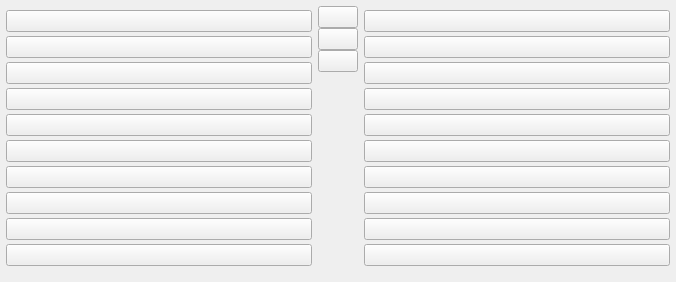
<?xml version="1.0" encoding="UTF-8"?>
<ui version="4.0">
 <class>FileList</class>
 <widget class="QWidget" name="FileList">
  <property name="geometry">
   <rect>
    <x>0</x>
    <y>0</y>
    <width>676</width>
    <height>282</height>
   </rect>
  </property>
  <property name="sizePolicy">
   <sizepolicy hsizetype="Preferred" vsizetype="Maximum">
    <horstretch>0</horstretch>
    <verstretch>0</verstretch>
   </sizepolicy>
  </property>
  <property name="windowTitle">
   <string>Form</string>
  </property>
  <property name="styleSheet">
   <string notr="true"/>
  </property>
  <layout class="QHBoxLayout" name="horizontalLayout">
   <property name="spacing">
    <number>6</number>
   </property>
   <property name="leftMargin">
    <number>6</number>
   </property>
   <property name="topMargin">
    <number>6</number>
   </property>
   <property name="rightMargin">
    <number>6</number>
   </property>
   <property name="bottomMargin">
    <number>6</number>
   </property>
   <item>
    <widget class="QWidget" name="wflrecent" native="true">
     <layout class="QVBoxLayout" name="verticalLayout_2">
      <property name="spacing">
       <number>0</number>
      </property>
      <property name="leftMargin">
       <number>0</number>
      </property>
      <property name="topMargin">
       <number>0</number>
      </property>
      <property name="rightMargin">
       <number>0</number>
      </property>
      <property name="bottomMargin">
       <number>0</number>
      </property>
      <item>
       <widget class="FileButton" name="wflrb0">
        <property name="text">
         <string/>
        </property>
        <property name="checkable">
         <bool>true</bool>
        </property>
       </widget>
      </item>
      <item>
       <widget class="FileButton" name="wflrb1">
        <property name="text">
         <string/>
        </property>
        <property name="checkable">
         <bool>true</bool>
        </property>
       </widget>
      </item>
      <item>
       <widget class="FileButton" name="wflrb2">
        <property name="text">
         <string/>
        </property>
        <property name="checkable">
         <bool>true</bool>
        </property>
       </widget>
      </item>
      <item>
       <widget class="FileButton" name="wflrb3">
        <property name="text">
         <string/>
        </property>
        <property name="checkable">
         <bool>true</bool>
        </property>
       </widget>
      </item>
      <item>
       <widget class="FileButton" name="wflrb4">
        <property name="text">
         <string/>
        </property>
        <property name="checkable">
         <bool>true</bool>
        </property>
       </widget>
      </item>
      <item>
       <widget class="FileButton" name="wflrb5">
        <property name="text">
         <string/>
        </property>
        <property name="checkable">
         <bool>true</bool>
        </property>
       </widget>
      </item>
      <item>
       <widget class="FileButton" name="wflrb6">
        <property name="text">
         <string/>
        </property>
        <property name="checkable">
         <bool>true</bool>
        </property>
       </widget>
      </item>
      <item>
       <widget class="FileButton" name="wflrb7">
        <property name="text">
         <string/>
        </property>
        <property name="checkable">
         <bool>true</bool>
        </property>
       </widget>
      </item>
      <item>
       <widget class="FileButton" name="wflrb8">
        <property name="text">
         <string/>
        </property>
        <property name="checkable">
         <bool>true</bool>
        </property>
       </widget>
      </item>
      <item>
       <widget class="FileButton" name="wflrb9">
        <property name="text">
         <string/>
        </property>
        <property name="checkable">
         <bool>true</bool>
        </property>
       </widget>
      </item>
     </layout>
    </widget>
   </item>
   <item>
    <widget class="QWidget" name="wflactions" native="true">
     <property name="sizePolicy">
      <sizepolicy hsizetype="Maximum" vsizetype="Preferred">
       <horstretch>0</horstretch>
       <verstretch>0</verstretch>
      </sizepolicy>
     </property>
     <layout class="QVBoxLayout" name="verticalLayout">
      <property name="spacing">
       <number>0</number>
      </property>
      <property name="leftMargin">
       <number>0</number>
      </property>
      <property name="topMargin">
       <number>0</number>
      </property>
      <property name="rightMargin">
       <number>0</number>
      </property>
      <property name="bottomMargin">
       <number>0</number>
      </property>
      <item>
       <widget class="HoverButton" name="wflab_file_view">
        <property name="sizePolicy">
         <sizepolicy hsizetype="Maximum" vsizetype="Fixed">
          <horstretch>0</horstretch>
          <verstretch>0</verstretch>
         </sizepolicy>
        </property>
        <property name="text">
         <string/>
        </property>
        <property name="icon">
         <iconset resource="../images.qrc">
          <normaloff>:/images/rc/document-preview.png</normaloff>:/images/rc/document-preview.png</iconset>
        </property>
       </widget>
      </item>
      <item>
       <widget class="HoverButton" name="wflab_file_edit">
        <property name="sizePolicy">
         <sizepolicy hsizetype="Maximum" vsizetype="Fixed">
          <horstretch>0</horstretch>
          <verstretch>0</verstretch>
         </sizepolicy>
        </property>
        <property name="text">
         <string/>
        </property>
        <property name="icon">
         <iconset resource="../images.qrc">
          <normaloff>:/images/rc/text-editor.png</normaloff>:/images/rc/text-editor.png</iconset>
        </property>
       </widget>
      </item>
      <item>
       <widget class="HoverButton" name="wflab_file_copy">
        <property name="sizePolicy">
         <sizepolicy hsizetype="Maximum" vsizetype="Fixed">
          <horstretch>0</horstretch>
          <verstretch>0</verstretch>
         </sizepolicy>
        </property>
        <property name="text">
         <string/>
        </property>
        <property name="icon">
         <iconset resource="../images.qrc">
          <normaloff>:/images/rc/editcopy.png</normaloff>:/images/rc/editcopy.png</iconset>
        </property>
       </widget>
      </item>
      <item>
       <spacer name="verticalSpacer">
        <property name="orientation">
         <enum>Qt::Vertical</enum>
        </property>
        <property name="sizeType">
         <enum>QSizePolicy::Expanding</enum>
        </property>
        <property name="sizeHint" stdset="0">
         <size>
          <width>20</width>
          <height>40</height>
         </size>
        </property>
       </spacer>
      </item>
     </layout>
    </widget>
   </item>
   <item>
    <widget class="QWidget" name="wflrpopular" native="true">
     <layout class="QVBoxLayout" name="verticalLayout_3">
      <property name="spacing">
       <number>0</number>
      </property>
      <property name="leftMargin">
       <number>0</number>
      </property>
      <property name="topMargin">
       <number>0</number>
      </property>
      <property name="rightMargin">
       <number>0</number>
      </property>
      <property name="bottomMargin">
       <number>0</number>
      </property>
      <item>
       <widget class="FileButton" name="wflpb0">
        <property name="text">
         <string/>
        </property>
        <property name="checkable">
         <bool>true</bool>
        </property>
       </widget>
      </item>
      <item>
       <widget class="FileButton" name="wflpb1">
        <property name="text">
         <string/>
        </property>
        <property name="checkable">
         <bool>true</bool>
        </property>
       </widget>
      </item>
      <item>
       <widget class="FileButton" name="wflpb2">
        <property name="text">
         <string/>
        </property>
        <property name="checkable">
         <bool>true</bool>
        </property>
       </widget>
      </item>
      <item>
       <widget class="FileButton" name="wflpb3">
        <property name="text">
         <string/>
        </property>
        <property name="checkable">
         <bool>true</bool>
        </property>
       </widget>
      </item>
      <item>
       <widget class="FileButton" name="wflpb4">
        <property name="text">
         <string/>
        </property>
        <property name="checkable">
         <bool>true</bool>
        </property>
       </widget>
      </item>
      <item>
       <widget class="FileButton" name="wflpb5">
        <property name="text">
         <string/>
        </property>
        <property name="checkable">
         <bool>true</bool>
        </property>
       </widget>
      </item>
      <item>
       <widget class="FileButton" name="wflpb6">
        <property name="text">
         <string/>
        </property>
        <property name="checkable">
         <bool>true</bool>
        </property>
       </widget>
      </item>
      <item>
       <widget class="FileButton" name="wflpb7">
        <property name="text">
         <string/>
        </property>
        <property name="checkable">
         <bool>true</bool>
        </property>
       </widget>
      </item>
      <item>
       <widget class="FileButton" name="wflpb8">
        <property name="text">
         <string/>
        </property>
        <property name="checkable">
         <bool>true</bool>
        </property>
       </widget>
      </item>
      <item>
       <widget class="FileButton" name="wflpb9">
        <property name="text">
         <string/>
        </property>
        <property name="checkable">
         <bool>true</bool>
        </property>
       </widget>
      </item>
     </layout>
    </widget>
   </item>
  </layout>
 </widget>
 <customwidgets>
  <customwidget>
   <class>HoverButton</class>
   <extends>QPushButton</extends>
   <header>hoverbutton.h</header>
  </customwidget>
  <customwidget>
   <class>FileButton</class>
   <extends>QPushButton</extends>
   <header>filebutton.h</header>
  </customwidget>
 </customwidgets>
 <resources>
  <include location="../images.qrc"/>
 </resources>
 <connections/>
</ui>
